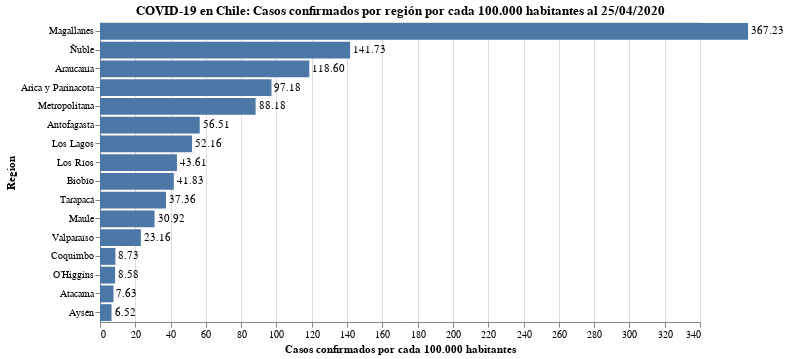

The notebook cell saved with this chart:
### Code cell
#hide_input

bars = alt.Chart(data_raw).mark_bar().encode(
    x = alt.X('Tasa de casos:Q', scale=alt.Scale(domain=(0, 340)), axis=alt.Axis(title='Casos confirmados por cada 100.000 habitantes')),
    y = alt.Y('Region:N', sort='-x'),
    tooltip = 'Tasa de casos'
).properties(
    title=f'COVID-19 en Chile: Casos confirmados por región por cada 100.000 habitantes al {today_es_format}'
)

text = bars.mark_text(
    align='left',
    baseline='middle',
    dx=3  # Nudges text to right so it doesn't appear on top of the bar
).encode(
    text=alt.Text('Tasa de casos:Q', format=',.2f')
)

# bars.configure_title(
#     fontSize=20,
#     font='Courier',
#     anchor='start',
#     color='gray'
# )

(bars + text).properties(width=600, height=300)

### Figure 1 — Vega-Lite specification as saved in the notebook (floating-point values rounded to 4 significant figures)
{"config": {"view": {"continuousWidth": 400, "continuousHeight": 300}}, "layer": [{"mark": "bar", "encoding": {"tooltip": {"type": "quantitative", "field": "Tasa de casos"}, "x": {"type": "quantitative", "axis": {"title": "Casos confirmados por cada 100.000 habitantes"}, "field": "Tasa de casos", "scale": {"domain": [0, 340]}}, "y": {"type": "nominal", "field": "Region", "sort": "-x"}}, "title": "COVID-19 en Chile: Casos confirmados por región por cada 100.000 habitantes al 25/04/2020"}, {"mark": {"type": "text", "align": "left", "baseline": "middle", "dx": 3}, "encoding": {"text": {"type": "quantitative", "field": "Tasa de casos", "format": ",.2f"}, "tooltip": {"type": "quantitative", "field": "Tasa de casos"}, "x": {"type": "quantitative", "axis": {"title": "Casos confirmados por cada 100.000 habitantes"}, "field": "Tasa de casos", "scale": {"domain": [0, 340]}}, "y": {"type": "nominal", "field": "Region", "sort": "-x"}}, "title": "COVID-19 en Chile: Casos confirmados por región por cada 100.000 habitantes al 25/04/2020"}], "data": {"name": "data-4c7405df5f7a489df57a22983697410f"}, "height": 300, "width": 600, "$schema": "https://vega.github.io/schema/vega-lite/v4.8.1.json", "datasets": {"data-4c7405df5f7a489df57a22983697410f": [{"Region": "Arica y Parinacota", "2020-04-25": 245, "Tasa de casos": 97.18}, {"Region": "Tarapacá", "2020-04-25": 143, "Tasa de casos": 37.36}, {"Region": "Antofagasta", "2020-04-25": 391, "Tasa de casos": 56.51}, {"Region": "Atacama", "2020-04-25": 24, "Tasa de casos": 7.626}, {"Region": "Coquimbo", "2020-04-25": 73, "Tasa de casos": 8.731}, {"Region": "Valparaíso", "2020-04-25": 454, "Tasa de casos": 23.16}, {"Region": "Metropolitana", "2020-04-25": 7165, "Tasa de casos": 88.18}, {"Region": "O’Higgins", "2020-04-25": 85, "Tasa de casos": 8.577}, {"Region": "Maule", "2020-04-25": 350, "Tasa de casos": 30.92}, {"Region": "Ñuble", "2020-04-25": 725, "Tasa de casos": 141.7}, {"Region": "Biobío", "2020-04-25": 696, "Tasa de casos": 41.83}, {"Region": "Araucanía", "2020-04-25": 1203, "Tasa de casos": 118.6}, {"Region": "Los Ríos", "2020-04-25": 177, "Tasa de casos": 43.61}, {"Region": "Los Lagos", "2020-04-25": 465, "Tasa de casos": 52.16}, {"Region": "Aysén", "2020-04-25": 7, "Tasa de casos": 6.524}, {"Region": "Magallanes", "2020-04-25": 655, "Tasa de casos": 367.2}]}}
